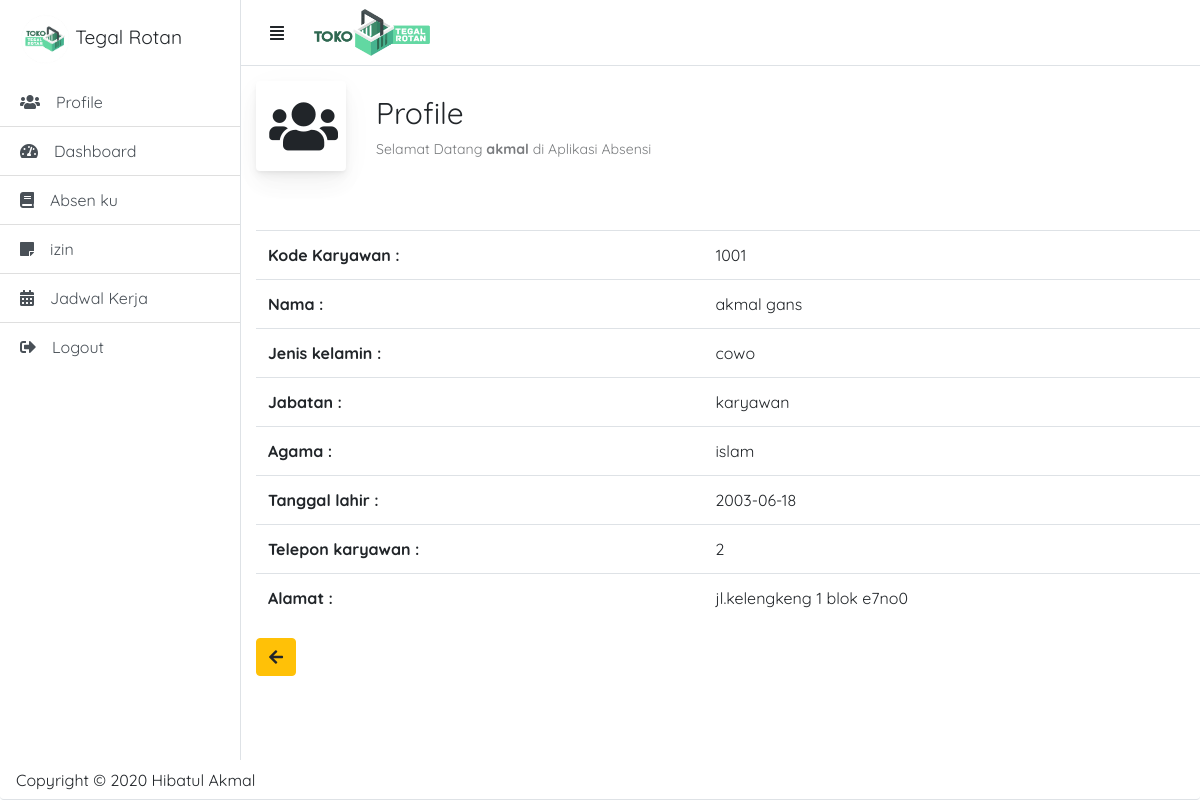
The page /profile.php?kode_karyawan=1001 (signed in) on the database its author committed.
### tables this page shows
CREATE TABLE `tb_karyawan` (
  `id_karyawan` int(11) NOT NULL,
  `kode_karyawan` int(30) NOT NULL,
  `nama_karyawan` varchar(20) NOT NULL,
  `jenis_kelamin` varchar(20) NOT NULL,
  `jabatan` varchar(10) NOT NULL,
  `agama_karyawan` varchar(30) NOT NULL,
  `tanggal_lahir` varchar(25) NOT NULL,
  `tlp_karyawan` varchar(15) NOT NULL,
  `alamat_karyawan` text NOT NULL,
  `foto` varchar(100) NOT NULL
);

### profile.php (the view, shortened to what this page needs)
<?php
require_once("template/header.php");
?>
<div id="page-content-wrapper">
    <nav class="navbar navbar-expand-lg navbar-light border-bottom">
        <button class="btn a" id="menu-toggle">
            <i class="fas fa-align-justify"></i>
        </button>
        <img src="admin/pages/gambar/persegi panjang.png" width="140">
    </nav>
    <div class="container-fluid">
        <div class="page-title-wrapper">
            <div class="page-title-heading">
                <div class="page-title-icon">
                    <i class="fas fa-users">
                    </i>
                </div>
                <p>
                    Profile <div class="page-title-subheading">Selamat Datang <b><?php echo $nama; ?></b> di Aplikasi Absensi
                </p>
            </div>
        </div>
        <center>
            <div class="kotak">
                <?php
                include("koneksi.php");
                $kode_karyawan = $_GET['kode_karyawan'];
                $query = mysqli_query($koneksi, "SELECT * FROM tb_karyawan WHERE kode_karyawan='$kode_karyawan'");
                while ($data = mysqli_fetch_array($query)) {
                ?>
                    <table class="table">
                        <tbody>
                            <tr>
                                <th scope="row" colspan="2">Kode Karyawan :</th>
                                <td colspan="2"><?php echo $data['kode_karyawan']; ?></td>
                            </tr>
                            <tr>
                                <th scope="row" colspan="2">Nama :</th>
                                <td colspan="2"><?php echo $data['nama_karyawan']; ?></td>
                            </tr>
                            <tr>
                                <th scope="row" colspan="2">Jenis kelamin :</th>
                                <td colspan="2"><?php echo $data['jenis_kelamin']; ?></td>
                            </tr>
                            <tr>
                                <th scope="row" colspan="2">Jabatan :</th>
                                <td colspan="2"><?php echo $data['jabatan']; ?></td>
                            </tr>
                            <tr>
                                <th scope="row" colspan="2">Agama :</th>
                                <td colspan="2"><?php echo $data['agama_karyawan']; ?></td>
                            </tr>
                            <tr>
                                <th scope="row" colspan="2">Tanggal lahir :</th>
                                <td colspan="2"><?php echo $data['tanggal_lahir']; ?></td>
                            </tr>
                            <tr>
                                <th scope="row" colspan="2">Telepon karyawan :</th>
                                <td colspan="2"><?php echo $data['tlp_karyawan']; ?></td>
                            </tr>
                            <tr>
                                <th scope="row" colspan="2">Alamat :</th>
                                <td colspan="2"><?php echo $data['alamat_karyawan']; ?></td>
                            </tr>
                        </tbody>
                    </table>
                    <a href="index.php" class="btn btn-warning"><i class="fas fa-arrow-left"></i></a>
            </div>
        <?php } ?>
        </center>
        <div id="footer">
            <footer>
            </footer>
        </div>
    </div>
</div>
</div>
<?php
require_once("template/bawah.php");
?>

### admin/css/style_admin.css (style rules this page uses)
body { font-family: "Quicksand", sans-serif; }
.page-title-icon { font-size: 55px; display: flex; align-items: center; align-content: center; text-align: center; padding: 0.83333rem; margin: 15px 30px 0 0; background: #fff; box-shadow: 0 0.46875rem 2.1875rem rgba(4, 9, 20, 0.03), 0 0.9375rem 1.40625rem rgba(4, 9, 20, 0.03), 0 0.25rem 0.53125rem rgba(4, 9, 20, 0.05), 0 0.125rem 0.1875rem rgba(4, 9, 20, 0.03); border-radius: 0.25rem; width: 90px; height: 90px; float: left; }
.page-title-subheading { padding: 3px 0 0; font-size: 0.88rem; opacity: 0.6; }
.page-title-heading p { font-size: 30px; margin: 0px; padding-top: 25px; }
#footer { bottom: 0; position: fixed; width: 100%; height: 40px; border-radius: 0.25rem; background-color: white; }
#page-content-wrapper { min-width: 100vw; }
@media (min-width: 768px) { #page-content-wrapper { min-width: 0; width: 100%; } }

### template/header.php (style rules this page uses)
#footer { bottom: 0; position: fixed; width: 100%; height: 40px; border-radius: 0.25rem; background-color: white; }
.btn { float: left; margin-right: 5px; margin-bottom: 0px; }
.kotak { width: 1000px; }

### rows shown on the page
tb_karyawan: kode_karyawan "1001", nama_karyawan "akmal gans", jenis_kelamin "cowo", jabatan "karyawan", agama_karyawan "islam", tanggal_lahir "2003-06-18", tlp_karyawan "2", alamat_karyawan "jl.kelengkeng 1 blok e7no0"

### other values the page prints
$nama "akmal"
